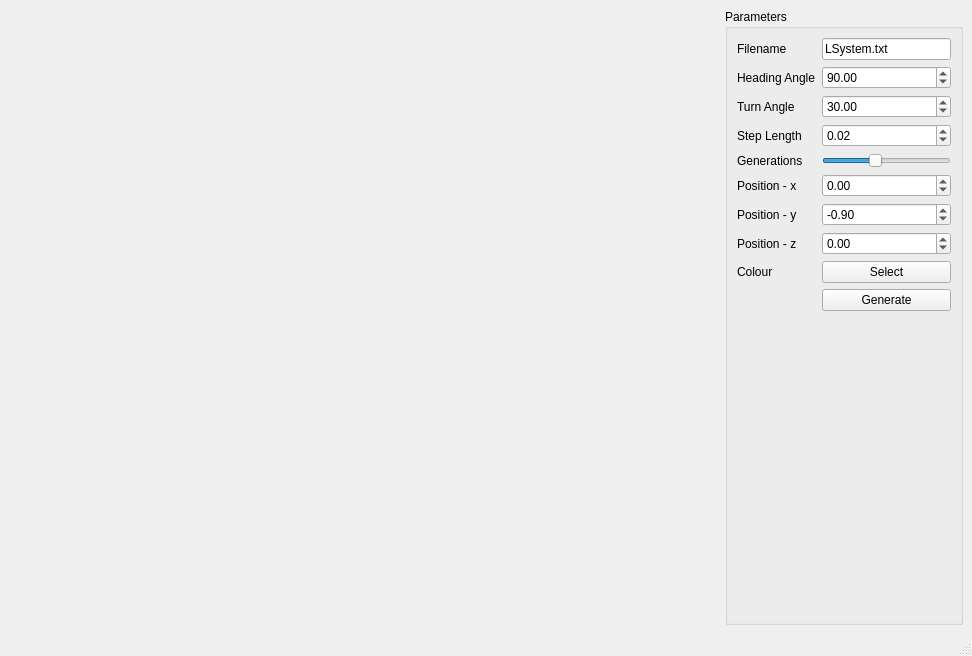
<?xml version="1.0" encoding="UTF-8"?>
<ui version="4.0">
 <class>MainWindow</class>
 <widget class="QMainWindow" name="MainWindow">
  <property name="geometry">
   <rect>
    <x>0</x>
    <y>0</y>
    <width>972</width>
    <height>656</height>
   </rect>
  </property>
  <property name="windowTitle">
   <string>LSystem</string>
  </property>
  <widget class="QWidget" name="centralwidget">
   <layout class="QGridLayout" name="s_mainWindowGridLayout">
    <item row="0" column="3">
     <widget class="QGroupBox" name="s_parameters">
      <property name="title">
       <string>Parameters</string>
      </property>
      <layout class="QGridLayout" name="gridLayout">
       <item row="0" column="0">
        <widget class="QLabel" name="label">
         <property name="text">
          <string>Filename</string>
         </property>
        </widget>
       </item>
       <item row="0" column="2">
        <widget class="QLineEdit" name="m_filename">
         <property name="text">
          <string>LSystem.txt</string>
         </property>
        </widget>
       </item>
       <item row="1" column="0">
        <widget class="QLabel" name="label_2">
         <property name="text">
          <string>Heading Angle</string>
         </property>
        </widget>
       </item>
       <item row="2" column="0">
        <widget class="QLabel" name="label_3">
         <property name="text">
          <string>Turn Angle</string>
         </property>
        </widget>
       </item>
       <item row="3" column="0">
        <widget class="QLabel" name="label_4">
         <property name="text">
          <string>Step Length</string>
         </property>
        </widget>
       </item>
       <item row="4" column="0">
        <widget class="QLabel" name="label_5">
         <property name="text">
          <string>Generations</string>
         </property>
        </widget>
       </item>
       <item row="4" column="2">
        <widget class="QSlider" name="m_generations">
         <property name="maximum">
          <number>10</number>
         </property>
         <property name="value">
          <number>4</number>
         </property>
         <property name="orientation">
          <enum>Qt::Horizontal</enum>
         </property>
        </widget>
       </item>
       <item row="5" column="0">
        <widget class="QLabel" name="label_6">
         <property name="text">
          <string>Position - x</string>
         </property>
        </widget>
       </item>
       <item row="6" column="0">
        <widget class="QLabel" name="label_7">
         <property name="text">
          <string>Position - y</string>
         </property>
        </widget>
       </item>
       <item row="7" column="0">
        <widget class="QLabel" name="label_8">
         <property name="text">
          <string>Position - z</string>
         </property>
        </widget>
       </item>
       <item row="8" column="0">
        <widget class="QLabel" name="label_9">
         <property name="text">
          <string>Colour</string>
         </property>
        </widget>
       </item>
       <item row="8" column="2">
        <widget class="QPushButton" name="m_colour">
         <property name="text">
          <string>Select</string>
         </property>
        </widget>
       </item>
       <item row="10" column="2">
        <spacer name="verticalSpacer">
         <property name="orientation">
          <enum>Qt::Vertical</enum>
         </property>
         <property name="sizeHint" stdset="0">
          <size>
           <width>20</width>
           <height>40</height>
          </size>
         </property>
        </spacer>
       </item>
       <item row="9" column="2">
        <widget class="QPushButton" name="m_generate">
         <property name="text">
          <string>Generate</string>
         </property>
         <property name="flat">
          <bool>false</bool>
         </property>
        </widget>
       </item>
       <item row="1" column="2">
        <widget class="QDoubleSpinBox" name="m_headingAngle">
         <property name="minimum">
          <double>-360.000000000000000</double>
         </property>
         <property name="maximum">
          <double>360.000000000000000</double>
         </property>
         <property name="singleStep">
          <double>0.500000000000000</double>
         </property>
         <property name="value">
          <double>90.000000000000000</double>
         </property>
        </widget>
       </item>
       <item row="2" column="2">
        <widget class="QDoubleSpinBox" name="m_turnAngle">
         <property name="minimum">
          <double>-360.000000000000000</double>
         </property>
         <property name="maximum">
          <double>360.000000000000000</double>
         </property>
         <property name="singleStep">
          <double>0.500000000000000</double>
         </property>
         <property name="value">
          <double>30.000000000000000</double>
         </property>
        </widget>
       </item>
       <item row="3" column="2">
        <widget class="QDoubleSpinBox" name="m_stepLength">
         <property name="maximum">
          <double>0.500000000000000</double>
         </property>
         <property name="singleStep">
          <double>0.005000000000000</double>
         </property>
         <property name="value">
          <double>0.020000000000000</double>
         </property>
        </widget>
       </item>
       <item row="5" column="2">
        <widget class="QDoubleSpinBox" name="m_positionX">
         <property name="minimum">
          <double>-10.000000000000000</double>
         </property>
         <property name="maximum">
          <double>10.000000000000000</double>
         </property>
         <property name="singleStep">
          <double>0.010000000000000</double>
         </property>
        </widget>
       </item>
       <item row="6" column="2">
        <widget class="QDoubleSpinBox" name="m_positionY">
         <property name="minimum">
          <double>-10.000000000000000</double>
         </property>
         <property name="maximum">
          <double>10.000000000000000</double>
         </property>
         <property name="singleStep">
          <double>0.010000000000000</double>
         </property>
         <property name="value">
          <double>-0.900000000000000</double>
         </property>
        </widget>
       </item>
       <item row="7" column="2">
        <widget class="QDoubleSpinBox" name="m_positionZ">
         <property name="minimum">
          <double>-10.000000000000000</double>
         </property>
         <property name="maximum">
          <double>10.000000000000000</double>
         </property>
         <property name="singleStep">
          <double>0.010000000000000</double>
         </property>
        </widget>
       </item>
      </layout>
     </widget>
    </item>
    <item row="0" column="0">
     <spacer name="horizontalSpacer">
      <property name="orientation">
       <enum>Qt::Horizontal</enum>
      </property>
      <property name="sizeHint" stdset="0">
       <size>
        <width>40</width>
        <height>20</height>
       </size>
      </property>
     </spacer>
    </item>
    <item row="0" column="1">
     <spacer name="horizontalSpacer_2">
      <property name="orientation">
       <enum>Qt::Horizontal</enum>
      </property>
      <property name="sizeHint" stdset="0">
       <size>
        <width>40</width>
        <height>20</height>
       </size>
      </property>
     </spacer>
    </item>
    <item row="0" column="2">
     <spacer name="horizontalSpacer_3">
      <property name="orientation">
       <enum>Qt::Horizontal</enum>
      </property>
      <property name="sizeHint" stdset="0">
       <size>
        <width>40</width>
        <height>20</height>
       </size>
      </property>
     </spacer>
    </item>
   </layout>
  </widget>
  <widget class="QMenuBar" name="menubar">
   <property name="geometry">
    <rect>
     <x>0</x>
     <y>0</y>
     <width>972</width>
     <height>25</height>
    </rect>
   </property>
  </widget>
  <widget class="QStatusBar" name="statusbar"/>
 </widget>
 <resources/>
 <connections/>
 <slots>
  <slot>setFilename(QString)</slot>
  <slot>generateLSystem()</slot>
 </slots>
</ui>
